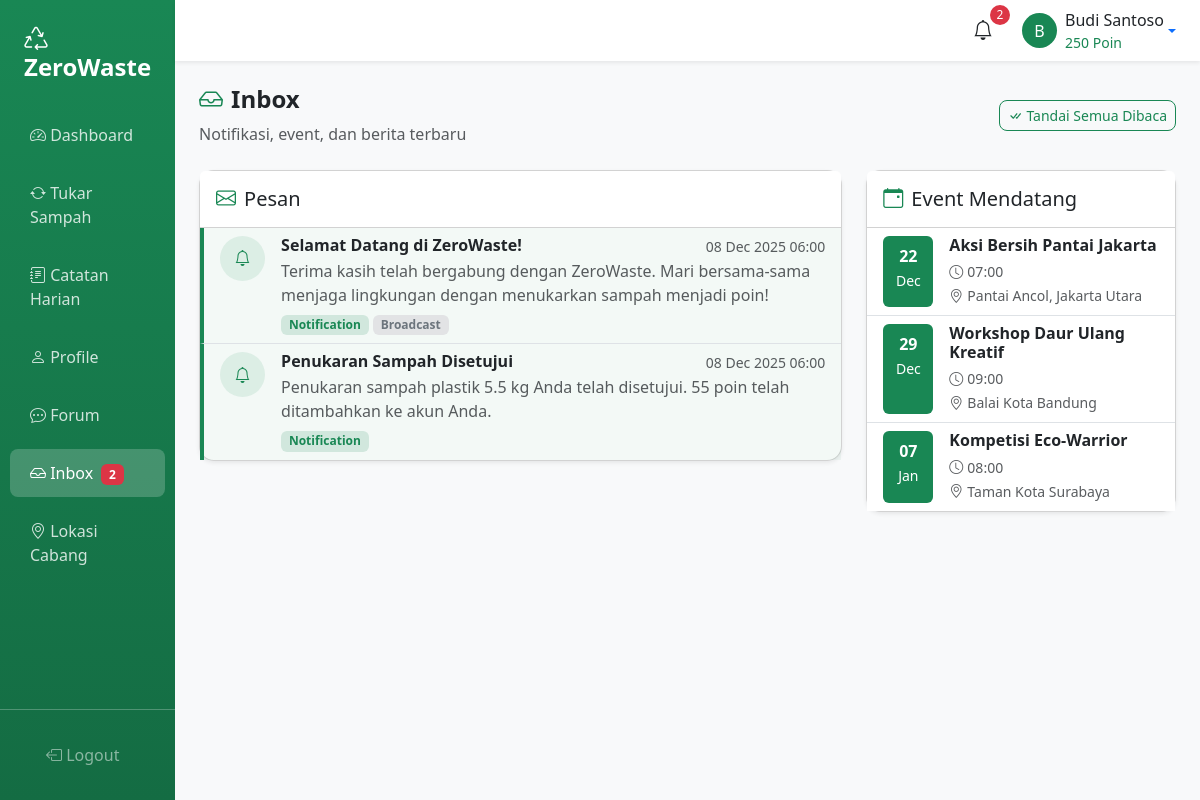
/user/inbox.php (signed in), run on the app's committed database.
### tables this page shows
CREATE TABLE `inbox` (
  `id` int(11) NOT NULL AUTO_INCREMENT,
  `user_id` int(11) DEFAULT NULL,
  `title` varchar(255) NOT NULL,
  `message` text NOT NULL,
  `type` varchar(20) DEFAULT 'notification',
  `is_read` tinyint(1) DEFAULT 0,
  `is_global` tinyint(1) DEFAULT 0,
  `created_by` int(11) DEFAULT NULL,
  `created_at` datetime DEFAULT CURRENT_TIMESTAMP,
  PRIMARY KEY (`id`),
  KEY `user_id` (`user_id`),
  CONSTRAINT `inbox_ibfk_1` FOREIGN KEY (`user_id`) REFERENCES `users` (`id`) ON DELETE CASCADE
);

CREATE TABLE `events` (
  `id` int(11) NOT NULL AUTO_INCREMENT,
  `title` varchar(255) NOT NULL,
  `description` text DEFAULT NULL,
  `event_date` date NOT NULL,
  `event_time` time DEFAULT NULL,
  `location` varchar(255) DEFAULT NULL,
  `poster` varchar(255) DEFAULT NULL,
  `is_active` tinyint(1) DEFAULT 1,
  `created_by` int(11) DEFAULT NULL,
  `created_at` datetime DEFAULT CURRENT_TIMESTAMP,
  PRIMARY KEY (`id`),
  KEY `created_by` (`created_by`),
  CONSTRAINT `events_ibfk_1` FOREIGN KEY (`created_by`) REFERENCES `users` (`id`)
);

### config/functions.php (called while the page is built, shortened)
<?php
function sanitize($data) {
    return htmlspecialchars(trim($data), ENT_QUOTES, 'UTF-8');
}
function formatDateTime($datetime) {
    return date('d M Y H:i', strtotime($datetime));
}
?>

### user/inbox.php (the view, shortened to what this page needs)
<?php
require_once '../config/database.php';
require_once '../config/functions.php';
$userId = $_SESSION['user_id'];
$stmt = $pdo->prepare("
    SELECT * FROM inbox
    WHERE user_id = ? OR is_global = 1
    ORDER BY created_at DESC
");
$stmt->execute([$userId]);
$messages = $stmt->fetchAll();
$stmt = $pdo->query("SELECT * FROM events WHERE is_active = 1 AND event_date >= CURRENT_DATE ORDER BY event_date ASC");
$events = $stmt->fetchAll();
?>
<!DOCTYPE html>
<html lang="id">
<head>
    <link href="https://cdn.jsdelivr.net/npm/bootstrap@5.3.2/dist/css/bootstrap.min.css" rel="stylesheet">
    <link href="https://cdn.jsdelivr.net/npm/bootstrap-icons@1.11.1/font/bootstrap-icons.css" rel="stylesheet">
    <link href="../assets/css/style.css" rel="stylesheet">
</head>
<body>
    <div class="d-flex">
        <?php include 'includes/sidebar.php'; ?>
        <div class="main-content flex-grow-1">
            <?php include 'includes/topbar.php'; ?>
            <div class="container-fluid p-4">
                <div class="row mb-4">
                    <div class="col-12 d-flex justify-content-between align-items-center">
                        <div>
                            <h4 class="fw-bold"><i class="bi bi-inbox me-2 text-success"></i>Inbox</h4>
                            <p class="text-muted mb-0">Notifikasi, event, dan berita terbaru</p>
                        </div>
                        <a href="?read_all=1" class="btn btn-outline-success btn-sm">
                            <i class="bi bi-check-all me-1"></i>Tandai Semua Dibaca
                        </a>
                    </div>
                </div>
                <div class="row g-4">
                    <div class="col-lg-8">
                        <div class="card shadow-sm">
                            <div class="card-header bg-white py-3">
                                <h5 class="mb-0"><i class="bi bi-envelope me-2 text-success"></i>Pesan</h5>
                            </div>
                            <div class="card-body p-0">
                                <?php if (empty($messages)): ?>
                                <div class="p-4 text-center text-muted">
                                    <i class="bi bi-inbox fs-1 mb-2"></i>
                                    <p class="mb-0">Tidak ada pesan</p>
                                </div>
                                <?php else: ?>
                                <div class="list-group list-group-flush">
                                    <?php foreach ($messages as $msg): ?>
                                    <a href="?read=<?= $msg['id'] ?>" class="list-group-item list-group-item-action inbox-item <?= !$msg['is_read'] ? 'unread' : '' ?>">
                                        <div class="d-flex justify-content-between align-items-start">
                                            <div class="me-3">
                                                <?php
                                                $icon = 'bell';
                                                $color = 'secondary';
                                                switch ($msg['type']) {
                                                    case 'notification': $icon = 'bell'; $color = 'success'; break;
                                                }
                                                ?>
                                                <div class="bg-<?= $color ?> bg-opacity-10 text-<?= $color ?> rounded-circle d-flex align-items-center justify-content-center" style="width: 45px; height: 45px;">
                                                    <i class="bi bi-<?= $icon ?>"></i>
                                                </div>
                                            </div>
                                            <div class="flex-grow-1">
                                                <div class="d-flex justify-content-between">
                                                    <h6 class="mb-1 fw-bold"><?= sanitize($msg['title']) ?></h6>
                                                    <small class="text-muted"><?= formatDateTime($msg['created_at']) ?></small>
                                                </div>
                                                <p class="mb-1 text-muted"><?= sanitize(substr($msg['message'], 0, 150)) ?><?= strlen($msg['message']) > 150 ? '...' : '' ?></p>
                                                <span class="badge bg-<?= $color ?>-subtle text-<?= $color ?>"><?= ucfirst($msg['type']) ?></span>
                                                <?php if ($msg['is_global']): ?>
                                                <span class="badge bg-secondary-subtle text-secondary">Broadcast</span>
                                                <?php endif; ?>
                                            </div>
                                        </div>
                                    </a>
                                    <?php endforeach; ?>
                                </div>
                                <?php endif; ?>
                            </div>
                        </div>
                    </div>
                    <div class="col-lg-4">
                        <div class="card shadow-sm">
                            <div class="card-header bg-white py-3">
                                <h5 class="mb-0"><i class="bi bi-calendar-event me-2 text-success"></i>Event Mendatang</h5>
                            </div>
                            <div class="card-body p-0">
                                <?php if (empty($events)): ?>
                                <div class="p-4 text-center text-muted">
                                    <i class="bi bi-calendar-x fs-1 mb-2"></i>
                                    <p class="mb-0">Tidak ada event mendatang</p>
                                </div>
                                <?php else: ?>
                                <div class="list-group list-group-flush">
                                    <?php foreach ($events as $event): ?>
                                    <div class="list-group-item">
                                        <div class="d-flex">
                                            <div class="bg-success text-white rounded text-center me-3 p-2" style="min-width: 50px;">
                                                <div class="fw-bold"><?= date('d', strtotime($event['event_date'])) ?></div>
                                                <small><?= date('M', strtotime($event['event_date'])) ?></small>
                                            </div>
                                            <div>
                                                <h6 class="mb-1 fw-bold"><?= sanitize($event['title']) ?></h6>
                                                <small class="text-muted">
                                                    <?php if ($event['event_time']): ?>
                                                    <i class="bi bi-clock me-1"></i><?= date('H:i', strtotime($event['event_time'])) ?>
                                                    <?php endif; ?>
                                                    <?php if ($event['location']): ?>
                                                    <br><i class="bi bi-geo-alt me-1"></i><?= sanitize($event['location']) ?>
                                                    <?php endif; ?>
                                                </small>
                                            </div>
                                        </div>
                                    </div>
                                    <?php endforeach; ?>
                                </div>
                                <?php endif; ?>
                            </div>
                        </div>
                    </div>
                </div>
            </div>
        </div>
    </div>
</body>
</html>

### assets/css/style.css (style rules this page uses)
:root { --primary-green: #198754; --light-green: #d1e7dd; --dark-green: #146c43; }
body { font-family: 'Segoe UI', Tahoma, Geneva, Verdana, sans-serif; }
.card { border-radius: 15px; transition: transform 0.2s, box-shadow 0.2s; }
.btn { border-radius: 8px; }
.main-content { background-color: #f8f9fa; min-height: 100vh; }
.inbox-item { transition: all 0.3s; }
.inbox-item.unread { border-left: 4px solid var(--primary-green); background-color: rgba(25, 135, 84, 0.05); }

### data on the page
inbox: title "Selamat Datang di ZeroWaste!", created_at "08 Dec 2025 06:00", message "Terima kasih telah bergabung dengan ZeroWaste. Mari bersama-sama menjaga lingkungan dengan menukarkan sampah menjadi poin!", type "Notification", is_global "Broadcast"
inbox: title "Penukaran Sampah Disetujui", created_at "08 Dec 2025 06:00", message "Penukaran sampah plastik 5.5 kg Anda telah disetujui. 55 poin telah ditambahkan ke akun Anda.", type "Notification"
events: event_date "22", event_date "Dec", title "Aksi Bersih Pantai Jakarta", event_time "07:00", location "Pantai Ancol, Jakarta Utara"
events: event_date "29", event_date "Dec", title "Workshop Daur Ulang Kreatif", event_time "09:00", location "Balai Kota Bandung"
events: event_date "07", event_date "Jan", title "Kompetisi Eco-Warrior", event_time "08:00", location "Taman Kota Surabaya"

### other printed values
$count "2"
$unreadCount "2"
substr($_SESSION['full_name'], 0, 1) "B"
$_SESSION['full_name'] "Budi Santoso"
$_SESSION['points'] "250"
